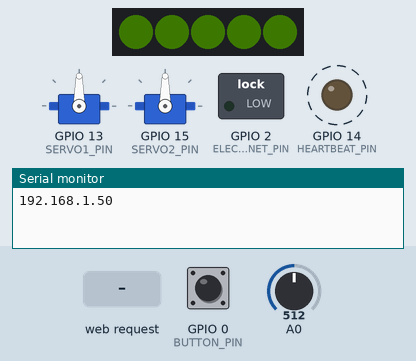
Simulated run of this sketch. Board: ESP8266 (NodeMCU). Parts: 5 RGB LEDs in strip order, left to right, 2 × servo, switched loads named in the sketch (green lamp = pin HIGH), output pins drawn as LEDs (lit = HIGH), the last lines printed to the serial monitor. Dashed ring = blinking. The test bench sets the inputs (shaded band); at power-on: GPIO 0 (BUTTON_PIN) HIGH, A0 = 512. Dim RGB values are drawn brighter than linear; WiFi joins after 1.5 s; servers stay silent unless stated.

Above: at 2.38 s.
2.8 s: GPIO 0 (BUTTON_PIN) pulled LOW for 0.15 s
At 3.13 s:
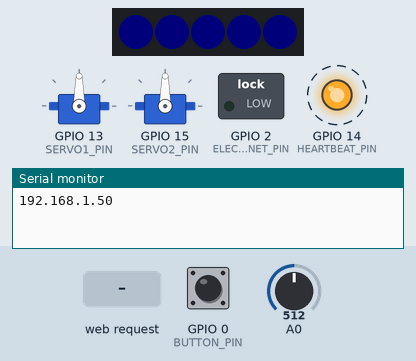
3.5 s: GPIO 0 (BUTTON_PIN) pulled LOW for 1 s
At 4.63 s:
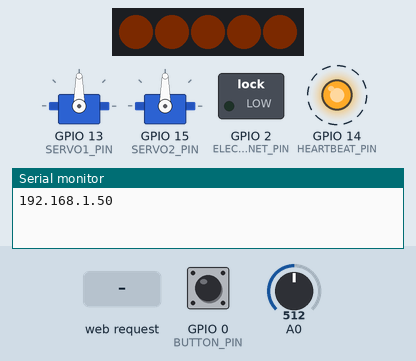
5.1 s: GPIO 0 (BUTTON_PIN) pulled LOW for 0.15 s
At 5.63 s:
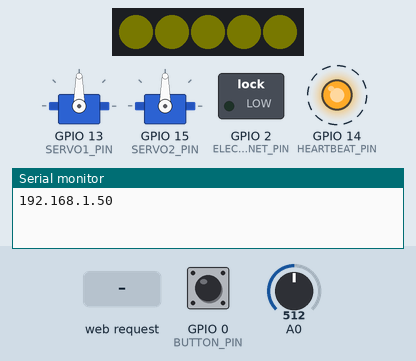
5.8 s: GPIO 0 (BUTTON_PIN) pulled LOW for 3.2 s
At 9.14 s:
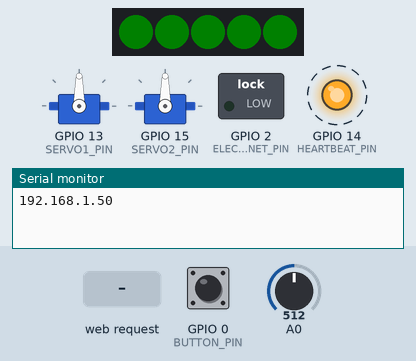
9.6 s: HTTP request GET /?dtype=speed received
At 10.13 s:
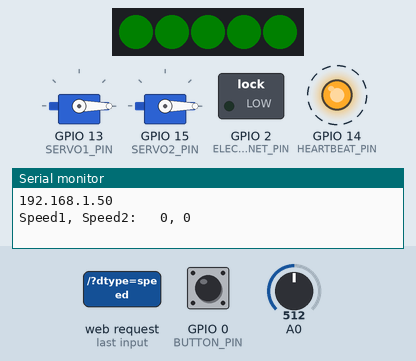
11.7 s: GPIO 0 (BUTTON_PIN) pulled LOW for 0.15 s
At 12.13 s:
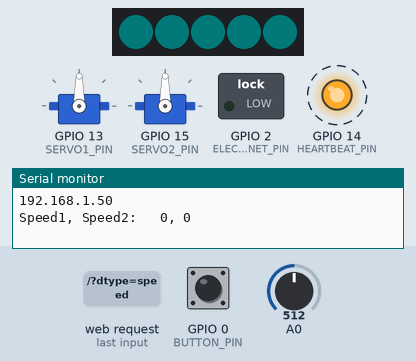
Timing chart, 0 to 13.4 s (numbered marks = the images above; inputs shaded):
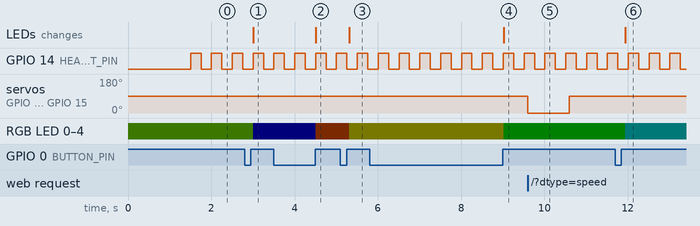

The sketch:

Robot-Firmware.ino
```cpp
#include "pinout.h"
#include "screen.h"
#include "neopixel.h"
#include "drivetrain.h"
#include "server.h"

// Heartbeat Task
void heartbeatTask(void) {
    static uint32_t lastBlink_ms = 0;
    static const uint32_t blinkPeriod_ms = 250;
    uint32_t currentTime_ms = millis();
    if (lastBlink_ms + blinkPeriod_ms <= currentTime_ms) {
        digitalWrite(HEARTBEAT_PIN, !digitalRead(HEARTBEAT_PIN));
        lastBlink_ms = currentTime_ms;
    }
}

// Voltage Sense Task
void voltageSenseTask(void) {
    static uint32_t lastSample_ms = 0;
    static const uint32_t samplePeriod_ms = 1000;
    uint32_t currentTime_ms = millis();
    if (lastSample_ms + samplePeriod_ms <= currentTime_ms) {
        // 10-bit ADC reading from 0 to 1V
        const uint32_t maxADCValue = (1 << 10);
        const uint32_t R1 = 560;
        const uint32_t R2 = 300;
        const uint32_t R3 = 220;
        const uint32_t R4 = 100;
        const uint32_t Rparallel = R2 * (R3 + R4) / (R2 + R3 + R4);
        const uint32_t voltsPerMillivolt = 1000;
        uint32_t adcValue = analogRead(A0);
        uint32_t espVoltage_mV = adcValue * voltsPerMillivolt * (R3 + R4) / R4 / maxADCValue;
        uint32_t battVoltage_mV = espVoltage_mV * (R1 + Rparallel) / Rparallel;
        char battInfo[screenDataLen];
        sprintf(battInfo, "Battery: %d mV", battVoltage_mV);
        screenDisplayData(SCREEN_DATA_BATT_VOLTAGE, battInfo);
        lastSample_ms = currentTime_ms;
    }
}

void setup() {
    Serial.begin(9600);
    pinMode(HEARTBEAT_PIN, OUTPUT);

    screenInit();
    neopixelInit();
    drivetrainInit();
    serverInit();
}

void loop() {
    screenTask();
    serverTask();
    heartbeatTask();
    voltageSenseTask();
    neopixelTask();
    drivetrainTask();
}
```

drivetrain.cpp
```cpp
#include <Servo.h>
#include "drivetrain.h"

static const uint8_t zeroSpeed = 90;
static const uint8_t maxSpeed = 180;

static Servo servo1;
static Servo servo2;

static volatile uint32_t lastServoTime_ms;
static volatile bool servosAttached = false;
static const uint32_t servoTimeout_ms = 1000;

void drivetrainSetSpeed(uint8_t speed1, uint8_t speed2) {
    // Store current time
    lastServoTime_ms = millis();

    if (!servosAttached) {
        servo1.attach(SERVO1_PIN);
        servo2.attach(SERVO2_PIN);
        servosAttached = true;
    }

    char debugStr[50];
    sprintf(debugStr, "Speed1, Speed2:\t %d, %d\n", speed1, speed2);
    Serial.println(debugStr);

    servo1.write(speed1);
    servo2.write(speed2);
}

// not needed since this will attach and then detach the servos instantly
// but it's here for completeness
void drivetrainInit(void) {
    servo1.attach(SERVO1_PIN);
    servo2.attach(SERVO2_PIN);
    servosAttached = true;

    servo1.write(zeroSpeed);
    servo2.write(zeroSpeed);
}

void drivetrainTask(void) {
    // Detach servos if hasn't received command in a while
    uint32_t currentTime_ms = millis();
    if (lastServoTime_ms + servoTimeout_ms <= currentTime_ms && servosAttached) {
        servo1.write(zeroSpeed);
        servo2.write(zeroSpeed);
        servo1.detach();
        servo2.detach();
        servosAttached = false;
    }
}
```

drivetrain.h
```cpp
#ifndef DRIVETRAIN_H
#define DRIVETRAIN_H

#include "pinout.h"

void drivetrainInit(void);
void drivetrainTask(void);

void drivetrainSetSpeed(uint8_t speed1, uint8_t speed2);

#endif /* DRIVETRAIN_H */
```

neopixel.cpp
```cpp
#include <Adafruit_NeoPixel.h>
#include "neopixel.h"
#include "screen.h"

typedef enum color {
    COLOR_ONE,
    COLOR_TWO,
    COLOR_THREE,
    COLOR_FOUR,
    COLOR_FIVE,
    COLOR_SIX,
    COLOR_SEVEN,
    COLOR_EIGHT,
    COLOR_NINE,
    COLOR_LEN
} neopixelColor_t;

static const uint8_t NUMPIXELS = 5;
static const float LED_PEAK_BRIGHTNESS = 5.0f; // normalization constant

// Random distinct colors generated from https://mokole.com/palette.html
static const uint32_t LED_COLORS[COLOR_LEN][3] = {
    {85, 107, 47},
    {25, 25, 112},
    {255, 69, 0},
    {255, 215, 0},
    {0, 255, 0},
    {0, 191, 255},
    {0, 191, 255},
    {255, 20, 147},
    {255, 0, 0}
};

static Adafruit_NeoPixel neopixels(NUMPIXELS, NEOPIXEL_PIN, NEO_GRB + NEO_KHZ800);
static volatile neopixelColor_t ledColor = COLOR_ONE;

// Random distinct colors generated from https://mokole.com/palette.html
void showNewColor(void) {
    neopixels.clear();
    for(uint8_t i=0; i<NUMPIXELS; i++) {
        float normalizationFactor = LED_PEAK_BRIGHTNESS / (float) (LED_COLORS[ledColor][0] + LED_COLORS[ledColor][1] + LED_COLORS[ledColor][2]);
        switch(ledColor) {
            case COLOR_ONE:
                neopixels.setPixelColor(i, neopixels.Color(normalizationFactor * LED_COLORS[COLOR_ONE][0],
                                                           normalizationFactor * LED_COLORS[COLOR_ONE][1],
                                                           normalizationFactor * LED_COLORS[COLOR_ONE][2]));
                break;
            case COLOR_TWO:
                neopixels.setPixelColor(i, neopixels.Color(normalizationFactor * LED_COLORS[COLOR_TWO][0],
                                                           normalizationFactor * LED_COLORS[COLOR_TWO][1],
                                                           normalizationFactor * LED_COLORS[COLOR_TWO][2]));
                break;
            case COLOR_THREE:
                neopixels.setPixelColor(i, neopixels.Color(normalizationFactor * LED_COLORS[COLOR_THREE][0],
                                                           normalizationFactor * LED_COLORS[COLOR_THREE][1],
                                                           normalizationFactor * LED_COLORS[COLOR_THREE][2]));
                break;
            case COLOR_FOUR:
                neopixels.setPixelColor(i, neopixels.Color(normalizationFactor * LED_COLORS[COLOR_FOUR][0],
                                                           normalizationFactor * LED_COLORS[COLOR_FOUR][1],
                                                           normalizationFactor * LED_COLORS[COLOR_FOUR][2]));
                break;
            case COLOR_FIVE:
                neopixels.setPixelColor(i, neopixels.Color(normalizationFactor * LED_COLORS[COLOR_FIVE][0],
                                                           normalizationFactor * LED_COLORS[COLOR_FIVE][1],
                                                           normalizationFactor * LED_COLORS[COLOR_FIVE][2]));
                break;
            case COLOR_SIX:
                neopixels.setPixelColor(i, neopixels.Color(normalizationFactor * LED_COLORS[COLOR_SIX][0],
                                                           normalizationFactor * LED_COLORS[COLOR_SIX][1],
                                                           normalizationFactor * LED_COLORS[COLOR_SIX][2]));
                break;
            case COLOR_SEVEN:
                neopixels.setPixelColor(i, neopixels.Color(normalizationFactor * LED_COLORS[COLOR_SEVEN][0],
                                                           normalizationFactor * LED_COLORS[COLOR_SEVEN][1],
                                                           normalizationFactor * LED_COLORS[COLOR_SEVEN][2]));
                break;
            case COLOR_EIGHT:
                neopixels.setPixelColor(i, neopixels.Color(normalizationFactor * LED_COLORS[COLOR_EIGHT][0],
                                                           normalizationFactor * LED_COLORS[COLOR_EIGHT][1],
                                                           normalizationFactor * LED_COLORS[COLOR_EIGHT][2]));
                break;
            case COLOR_NINE:
                neopixels.setPixelColor(i, neopixels.Color(normalizationFactor * LED_COLORS[COLOR_NINE][0],
                                                           normalizationFactor * LED_COLORS[COLOR_NINE][1],
                                                           normalizationFactor * LED_COLORS[COLOR_NINE][2]));
                break;
            default:
                break;
        }
    }
    neopixels.show();
}

void displayRobotInfo(void) {
    char robotInfo[screenDataLen];
    sprintf(robotInfo, "Robot %d", static_cast<int>(ledColor));
    screenDisplayData(SCREEN_DATA_STATUS_INFO, robotInfo);
    showNewColor();
}

void neopixelInit(void) {
    pinMode(BUTTON_PIN, INPUT);
    neopixels.begin();
    displayRobotInfo();
}

void neopixelSetRobotNumber(uint8_t number) {
    if (number < COLOR_LEN) {
        ledColor = static_cast<neopixelColor_t>(number);
        displayRobotInfo();
    }
}

void neopixelTask(void) {
    static const uint32_t neopixelUpdatePeriod_ms = 100;
    static uint32_t lastUpdateTime_ms = 0;
    static int previousButtonState = HIGH;
    uint32_t currentTime_ms = millis();
    if (lastUpdateTime_ms + neopixelUpdatePeriod_ms <= currentTime_ms) {
        int buttonState = digitalRead(BUTTON_PIN);
        if (buttonState != previousButtonState && buttonState == HIGH)
        {
            const int i = static_cast<int>(ledColor);
            ledColor = static_cast<neopixelColor_t>((i + 1) % static_cast<int>(COLOR_LEN));
            displayRobotInfo();
        }
        previousButtonState = buttonState;
        lastUpdateTime_ms = currentTime_ms;
  }
}
```

neopixel.h
```cpp
#ifndef NEOPIXEL_H
#define NEOPIXEL_H

#include "pinout.h"

void neopixelInit(void);
void neopixelSetRobotNumber(uint8_t number);
void neopixelTask(void);

#endif /* NEOPIXEL_H */
```

pinout.h
```cpp
#include <stdint.h>

#ifndef PINOUT_H
#define PINOUT_H

const uint8_t BUTTON_PIN = 0;
const uint8_t ELECTROMAGNET_PIN = 2;
const uint8_t NEOPIXEL_PIN = 12;
const uint8_t HEARTBEAT_PIN = 14;
const uint8_t SERVO1_PIN = 13;
const uint8_t SERVO2_PIN = 15;

#endif /* PINOUT_H */
```

screen.h
```cpp
#ifndef SCREEN_H
#define SCREEN_H

#include <SPI.h>
#include <Wire.h>
#include <Adafruit_GFX.h>
#include <Adafruit_SSD1306.h>

#include "pinout.h"

enum screenDataType {
    SCREEN_DATA_WIFI_CONNECTION = 0,
    SCREEN_DATA_WIFI_IP,
    SCREEN_DATA_STATUS_INFO,
    SCREEN_DATA_BATT_VOLTAGE,
    SCREEN_DATA_LEN
};

const uint8_t screenDataLen = 50;

void screenInit(void);
void screenAnimateParrot(void);
void screenDisplayData(screenDataType dataType, char *data);
void screenTask(void);

#endif /* SCREEN_H */
```

server.cpp
```cpp
#include <ESP8266WiFi.h>
#include <ESP8266WebServer.h>
#include "server.h"
#include "screen.h"
#include "drivetrain.h"
#include "neopixel.h"

// modified from https://randomnerdtutorials.com/esp8266-web-server/

static const char* ssid = "CMU-DEVICE";
static const char* password = "";

static ESP8266WebServer server(80);

void handlerFunction() {
    const String dtype = server.arg("dtype");

    if (dtype == "speed") {
        drivetrainSetSpeed((uint8_t) server.arg("servo1").toInt(),
                           (uint8_t) server.arg("servo2").toInt());
    } else if (dtype == "pallet") {
        int pallet = server.arg("power").toInt();
        if (pallet == HIGH) {
            digitalWrite(ELECTROMAGNET_PIN, HIGH);
        } else {
            digitalWrite(ELECTROMAGNET_PIN, LOW);
        }
    } else if (dtype == "robotNumber") {
        neopixelSetRobotNumber((uint8_t) server.arg("robotNumber").toInt());
    }

    server.send(200, "text/html", "");
}

void serverInit(void) {
    pinMode(ELECTROMAGNET_PIN, OUTPUT);
    digitalWrite(ELECTROMAGNET_PIN, LOW);

    WiFi.begin(ssid, password);
    while(WiFi.status() != WL_CONNECTED) {
        screenAnimateParrot();
        delay(75);
    }
    char wifiInfo[screenDataLen];
    sprintf(wifiInfo, "WiFi: %s", ssid);
    screenDisplayData(SCREEN_DATA_WIFI_CONNECTION, wifiInfo);
    char ipInfo[screenDataLen];
    sprintf(ipInfo, "IP: %s", WiFi.localIP().toString().c_str());
    screenDisplayData(SCREEN_DATA_WIFI_IP, ipInfo);
    server.on("/", handlerFunction);
    Serial.println(WiFi.localIP());
    server.begin();
}

void serverTask(void) {
    server.handleClient();
}
```

server.h
```cpp
#ifndef SERVER_H
#define SERVER_H

#include "pinout.h"

void serverInit(void);
void serverTask(void);

#endif /* SERVER_H */
```

Source omitted: screen.cpp (data table, 19742 bytes)

Measured:
- after the input at 2.8 s, RGB LED 0–4: RGB(1, 2, 0) → RGB(0, 0, 3) after 0.21 s; the LEDs: change after 0.21 s (image 1)
- after the input at 3.5 s, RGB LED 0–4: RGB(0, 0, 3) → RGB(3, 1, 0) after 1.0 s; the LEDs: change after 1.0 s (image 2)
- after the input at 5.1 s, RGB LED 0–4: RGB(3, 1, 0) → RGB(2, 2, 0) after 0.22 s; the LEDs: change after 0.22 s (image 3)
- after the input at 5.8 s, RGB LED 0–4: RGB(2, 2, 0) → RGB(0, 5, 0) after 3.2 s; the LEDs: change after 3.2 s (image 4)
- after the input at 9.6 s, servo on GPIO 13 (SERVO1_PIN), servo on GPIO 15 (SERVO2_PIN): 90° → 0° at once, → 90° 1.0 s later
- after the input at 11.7 s, RGB LED 0–4: RGB(0, 5, 0) → RGB(0, 2, 2) after 0.24 s; the LEDs: change after 0.24 s (image 6)
- by itself, GPIO 14 (HEARTBEAT_PIN): alternates HIGH for 0.25 s and LOW for 0.25 s
